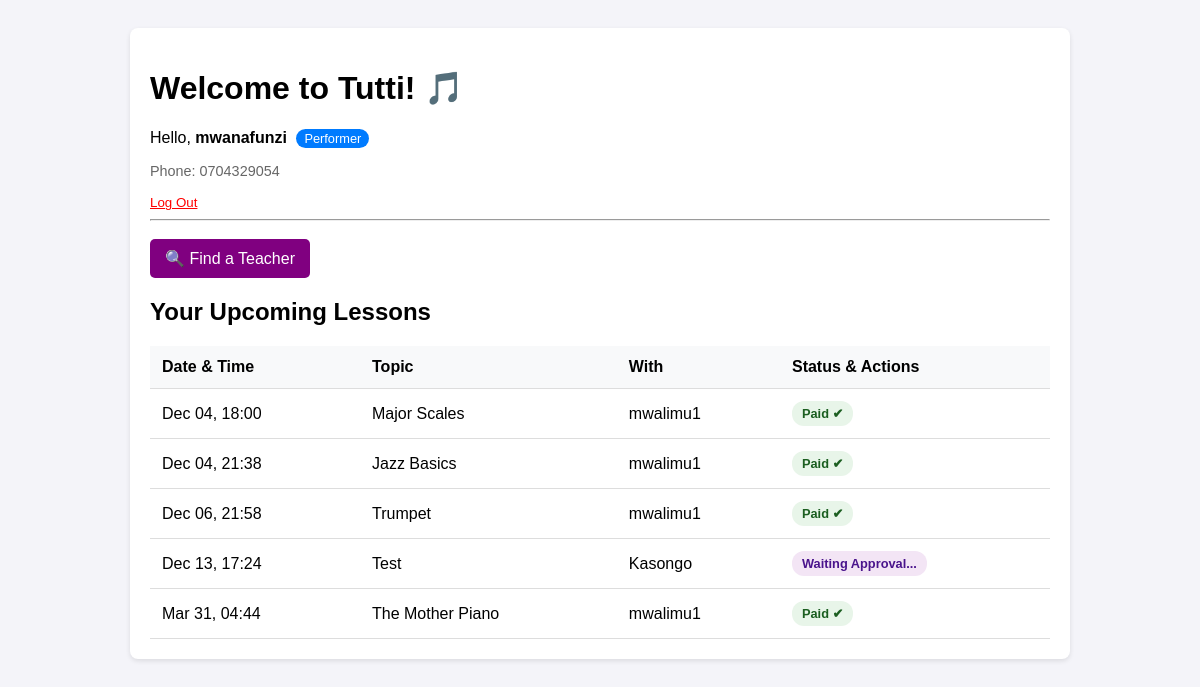
Screenshot of / (signed in) with the database file from the repository.
### tuttiapp/models.py (models this page shows, shortened)
class User(AbstractUser):
    is_teacher = models.BooleanField(default=False)
    is_student = models.BooleanField(default=False)
    phone_number = models.CharField(max_length=15, blank=True, null=True, validators=[validate_kenyan_phone])

class Lesson(models.Model):
    STATUS_CHOICES = [
        ('REQUESTED', 'Requested'),  # Student requested a lesson
        ('SCHEDULED', 'Scheduled'),
        ('RESCHEDULE_PENDING', 'Reschedule Pending'), # Teacher requested reschedule
        ('COMPLETED', 'Completed'),       # Lesson happened, teacher marked it
        ('PENDING_PAYMENT', 'Pending Payment'), # Waiting for M-Pesa
        ('PAID', 'Paid'),                 # Money received
        ('CANCELLED', 'Cancelled'),
    ]
    teacher = models.ForeignKey(settings.AUTH_USER_MODEL, on_delete=models.CASCADE, related_name='lessons_taught')
    student = models.ForeignKey(settings.AUTH_USER_MODEL, on_delete=models.CASCADE, related_name='lessons_taken')
    start_time = models.DateTimeField()
    duration_minutes = models.PositiveIntegerField(default=60)
    topic = models.CharField(max_length=200, help_text="What are you teaching? e.g. Major Scales")
    teacher_notes = models.TextField(blank=True, help_text="Notes for the student to practice")
    price = models.DecimalField(max_digits=8, decimal_places=2, default=1500.00)
    status = models.CharField(max_length=20, choices=STATUS_CHOICES, default='SCHEDULED')
    is_student_reminder_sent = models.BooleanField(default=False)

### tuttiapp/views.py (the view)
# urls.py: path('', views.dashboard, name='dashboard'), # this means that dashboard is the homepage
@login_required
def dashboard(request):
    user = request.user
    if user.is_teacher:
        my_lessons = Lesson.objects.filter(teacher=user).order_by('start_time')
    elif user.is_student:
        my_lessons = Lesson.objects.filter(student=user).order_by('start_time')
    else:
        my_lessons = Lesson.objects.none()
    context = {
        'lessons': my_lessons
    }
    return render(request, 'tuttiapp/dashboard.html', context)

### tuttiapp/templates/tuttiapp/dashboard.html (shortened to what this page needs)
<!DOCTYPE html>
<html lang="en">
<head>
</head>
<body>
    <div class="card">
        <h1>Welcome to Tutti! 🎵</h1>
        {% if user.is_authenticated %}
            <p>Hello, <strong>{{ user.username }}</strong>
               {% if user.is_student %}<span class="role-badge">Performer</span>{% endif %}
            </p>
            <p style="font-size: 0.9em; color: #666;">Phone: {{ user.phone_number|default:"Not set" }}</p>
            <form action="{% url 'logout' %}" method="post" style="display:inline;">
                <button type="submit" style="background:none; border:none; color:red; cursor:pointer; text-decoration:underline; padding:0;">Log Out</button>
            </form>
            <hr>
            {% if user.is_student %}
                <a href="{% url 'teacher_list' %}" class="btn-find">🔍 Find a Teacher</a>
            {% endif %}
            <h2>Your Upcoming Lessons</h2>
            {% if lessons %}
                <table>
                    <thead>
                        <tr>
                            <th>Date & Time</th>
                            <th>Topic</th>
                            <th>With</th>
                            <th>Status & Actions</th>
                        </tr>
                    </thead>
                    <tbody>
                        {% for lesson in lessons %}
                        <tr>
                            <td>{{ lesson.start_time|date:"M d, H:i" }}</td>
                            <td>{{ lesson.topic }}</td>
                            <td>
                                {% if user.is_teacher %}
                                    {{ lesson.student.username }}
                                {% else %}
                                    {{ lesson.teacher.username }}
                                {% endif %}
                            </td>
                            <td>
                                {% if lesson.status == 'REQUESTED' %}
                                    {% if user.is_teacher %}
                                        <a href="{% url 'approve_lesson' lesson.id %}" class="btn-accept">✔ Accept</a>
                                        <a href="{% url 'decline_lesson' lesson.id %}" class="btn-decline">✖ Decline</a>
                                    {% else %}
                                        <span class="badge requested">Waiting Approval...</span>
                                    {% endif %}
                                {% elif lesson.status == 'PAID' %}
                                    <span class="badge paid">Paid ✔</span>
                                {% else %}
                                    {{ lesson.get_status_display }}
                                {% endif %}
                            </td>
                        </tr>
                        {% endfor %}
                    </tbody>
                </table>
            {% else %}
                <p style="text-align: center; padding: 20px; color: #666;">
                    No lessons found.
                    {% if user.is_student %}Click "Find a Teacher" above!{% endif %}
                </p>
            {% endif %}
        {% else %}
            <div style="text-align: center; padding: 40px;">
                <p>You are not logged in.</p>
                <a href="{% url 'login' %}" style="background-color: #007bff; color: white; padding: 10px 20px; text-decoration: none; border-radius: 5px;">Log in to Portal</a>
            </div>
        {% endif %}
    </div>
</body>
</html>

### tuttiapp/templates/tuttiapp/dashboard.html (style rules this page uses)
body { font-family: sans-serif; padding: 20px; background-color: #f4f4f9; }
.card { background: white; padding: 20px; border-radius: 8px; box-shadow: 0 2px 5px rgba(0,0,0,0.1); max-width: 900px; margin: auto; }
table { width: 100%; border-collapse: collapse; margin-top: 20px; }
th, td { padding: 12px; border-bottom: 1px solid #ddd; text-align: left; }
th { background-color: #f8f9fa; }
.badge { padding: 5px 10px; border-radius: 12px; font-size: 0.8em; font-weight: bold; display: inline-block; }
.paid { background-color: #e8f5e9; color: #1b5e20; }
.requested { background-color: #f3e5f5; color: #4a148c; }
.role-badge { background: #007bff; color: white; padding: 2px 8px; border-radius: 10px; font-size: 0.8em; margin-left: 5px; }
.btn-find { background-color: purple; color: white; padding: 10px 15px; text-decoration: none; border-radius: 5px; display: inline-block; margin-top: 10px; }

### rows the page displays
User: username "mwanafunzi", phone_number "0704329054"
Lesson: start_time "Dec 04, 18:00", topic "Major Scales", teacher.username "mwalimu1", status "Paid ✔"
Lesson: start_time "Dec 04, 21:38", topic "Jazz Basics", teacher.username "mwalimu1", status "Paid ✔"
Lesson: start_time "Dec 06, 21:58", topic "Trumpet", teacher.username "mwalimu1", status "Paid ✔"
Lesson: start_time "Dec 13, 17:24", topic "Test", teacher.username "Kasongo", status "Waiting Approval..."
Lesson: start_time "Mar 31, 04:44", topic "The Mother Piano", teacher.username "mwalimu1", status "Paid ✔"
